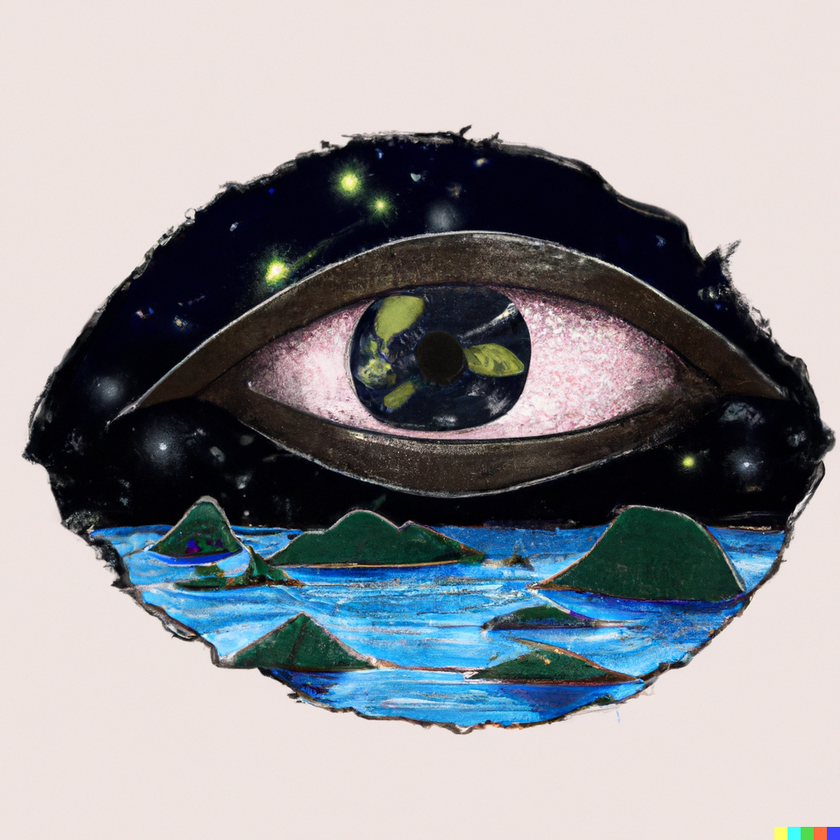
#> input picture Computer vision/Blur/1.png, 840 x 840 px, shrunk from 1024 x 1024 before the run, found by its file name
$ python Bluring.py
#> lines starting #> are read from the running program, lines starting #| are printed output that depends on the picture; after the words box and inside, x2 and y2 are one past the last pixel; in counts of white or black regions, pixels touching at a corner belong together
#> further down, image is the input picture: shape (840, 840, 3); mean B, G, R 150.5, 146.3, 145
import cv2

#Fonction blur_zone : fonction du module floutage
#Entrée : images = image à flouter, x1, y1, x2, y2 = points de la box à flouter
#Sortie : image = image floutée entre x1,y1 et x2,y2
def blur_zone(image,x1,y1,x2,y2):

    # X et Y des deux points (haut gauche et bas droit) Récupéré par la detection
#> called with x1 = 200, y1 = 200, x2 = 500, y2 = 500
    topLeft_X = x1
    topLeft_Y = y1
    bottomRight_X = x2
    bottomRight_Y = y2

    # Creation de la zone de floutage
    topLeft = (topLeft_X, topLeft_Y)
    bottomRight = (bottomRight_X, bottomRight_Y)
    x, y = topLeft[0], topLeft[1]
    w, h = bottomRight[0] - topLeft[0], bottomRight[1] - topLeft[1]

    # Floutage
    ROI = image[y:y+h, x:x+w]
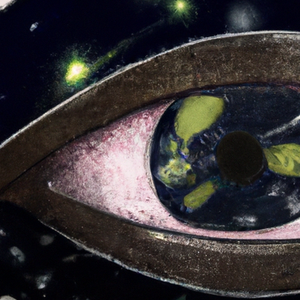
#> ROI: shape (300, 300, 3); mean B, G, R 51.1, 49.8, 53.8
    blur = cv2.GaussianBlur(ROI, (51,51), 0)
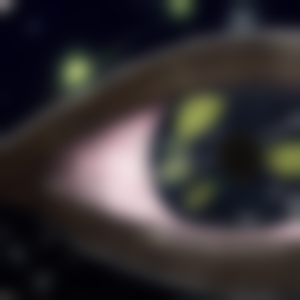
#> blur: shape (300, 300, 3); mean B, G, R 51.1, 49.8, 53.8

    # Insertion de la zone floutée dans l'image
    image[y:y+h, x:x+w] = blur
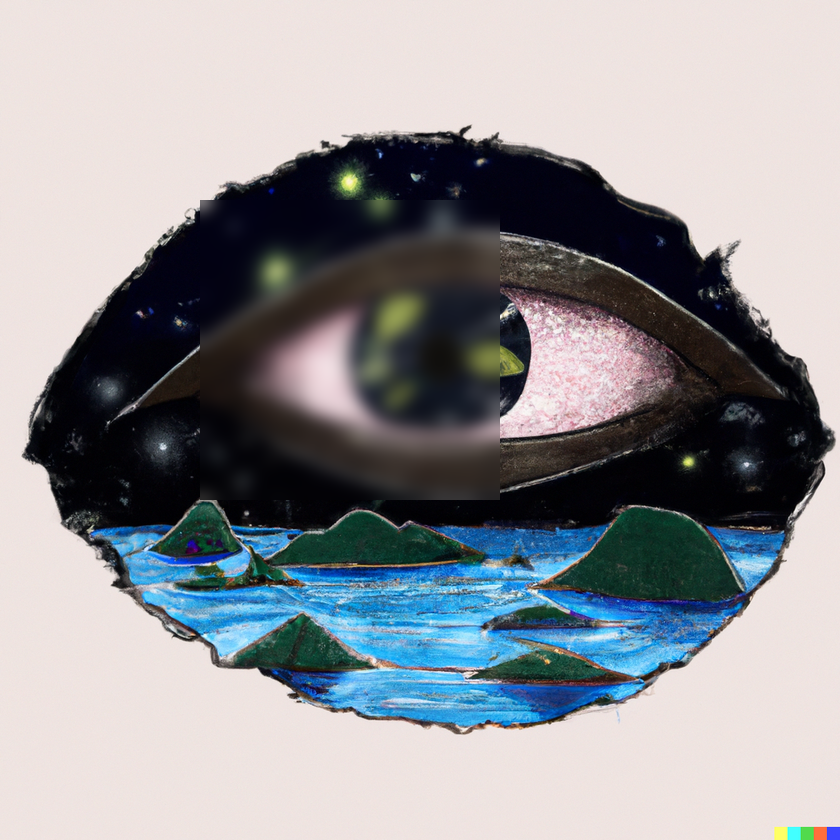
#> image: shape (840, 840, 3); 12.72% of pixels changed, all inside (x1, y1, x2, y2) = (200, 200, 500, 500)

    return image

if "__main__" == __name__ :
    image = cv2.imread('1.png')
    cv2.imshow('image', blur_zone(image,200,200,500,500))
    cv2.waitKey()
